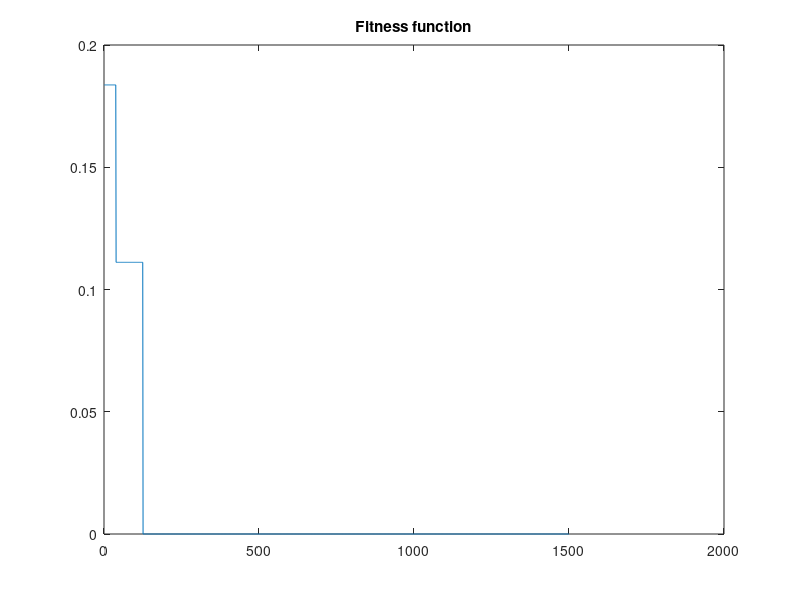

MATLAB code for this plot:
% Genetic algorithm.
% Set of ten cards:   1  2  3  4  5  6  7  8  9  10
% Separate a set of 10 cards into two groups of 5 cards each.
% The cards in one group must sum 36 (27) (32).
% The product of the cards in the second group must be 360 (2880) (1260).
% Coding: ten bits (five 0s and five 1s).
% Bit 0 corresponds to cards for sum.
% Bit 1 corresponds to cards for multiplication.

clear;
close all;
clc;
suma = 32;
producto = 1260;
nb = 10;    % Bits
np = 12;    % Number of individuals

% Generation of initial random population
% np rows of nb bits (five 0s and five 1s).
% Bit 0 is for sum
% Bit 1 is for multiplication
for p = 1:np
  x = 1:1:10;
  y = x;
  nx = length(x);  
  for k = 1:5
     n = rand(1);
     kn = 9.999 - (k-1);
     n = kn*n + 0.5;
     n = round(n);
     nn(k,1) = x(1,n);
     if(n == 1)
         x = x(1,2:nx);
     elseif(n == nx)
         x = x(1,1:(nx-1));
     else
         x = [ x(1,1:(n-1))  x(1,(n+1):nx) ];
     end
     nx = nx - 1;
     no = nn(k,1);
     z(p,no) = 1;
  end
end
z
disp('Pause');
pause;

% z is contains the initila population of np individuals each one of 10bits
% (five 0s, five 1s)

d = [ 1 2 3 4 5 6 7 8 9 10 ];    % Ten cards

for k = 1:1500
    for kp = 1:np
       sumz(kp,1) = sum(abs((z(kp,:)-1)).*d);   % Sum of 5 cards (bit 0s)
       pro = z(kp,:).*d;
       pro = pro + abs(z(kp,:)-1);
       prodz(kp,1) = prod(pro);    % Product of 5 cards (bit 1s)
       errsum = (sumz-suma).^2/(suma^2);
       errprod = (prodz-producto).^2/(producto^2);
       fitness = 10000*errsum + errprod;      % Weighting coefficient for sum
    end
    min(fitness) 
    [fitorden norden] = sort(fitness,'ascend');  

% Choose the father between the two most strong individuals
    nn = rand(1,1);    % Generar numero aletorio entre 1 y 2
    nn = 1.999*nn + 0.5;
    nn = round(nn);
    kp = norden(nn,1);
    z1 = z(kp,:);     % Father
% Choose the mother randomly from the rest of the population
    kn = (np-1)*rand(1,1);        kn = round(kn);
    kn = kn + 1;
    z2 = z(kn,:);     % Mother
%   Child 1 
    zh1 = z1;
    zh1(1,3:4) = z2(1,3:4);
    zh1(1,7:8) = z2(1,7:8);
%   Child 2
    zh2 = z2;
    zh2(1,3:4) = z1(1,3:4);
    zh2(1,7:8) = z1(1,7:8);
%   Child 3    
    z3 = z1;
    zh3(1,6:10) = z2(1,6:10);
%   Child 4    
    zh4 = z2;
    zh4(1,6:10) = z1(1,6:10);
%   Choose the most weak individuals 
    kn1 = norden(np,1);
    kn2 = norden(np-1,1);
% The penultimate individual will turn to be one the children
    z(kn2,:) = zh2;      % It could child1, child2, child3, child4 
% The last individual mutates. For that, it is generated a random individual with 10 bits: 
% five 0s and five 1s.
    x = 1:1:10;
    nx = length(x); 
    z(kn1,:) = zeros(1,10);
    for kk = 1:5
       n = rand(1);
       kn = 9.999 - (kk-1);
       n = kn*n + 0.5;
       n = round(n);
       nn(kk,1) = x(1,n);
       if(n == 1)
          x = x(1,2:nx);
       elseif(n == nx)
          x = x(1,1:(nx-1));
       else
          x = [ x(1,1:(n-1))  x(1,(n+1):nx) ];
       end
       nx = nx - 1;
       no = nn(kk,1);
       z(kn1,no) = 1;       % Mutation
    end
J(k,1) = min(fitness); 
J(k,1)
count(k,1) = k;
%pause;
end

sumafactores = abs((z(1,:)-1)).*d; 
sumz = sum(sumafactores)
productofactores = z(1,:).*d;
pro = productofactores + abs(z(1,:)-1);
prodz = prod(pro)
[ sumafactores
  productofactores ]

figure(1);
plot(count,J);
title('Fitness function');
